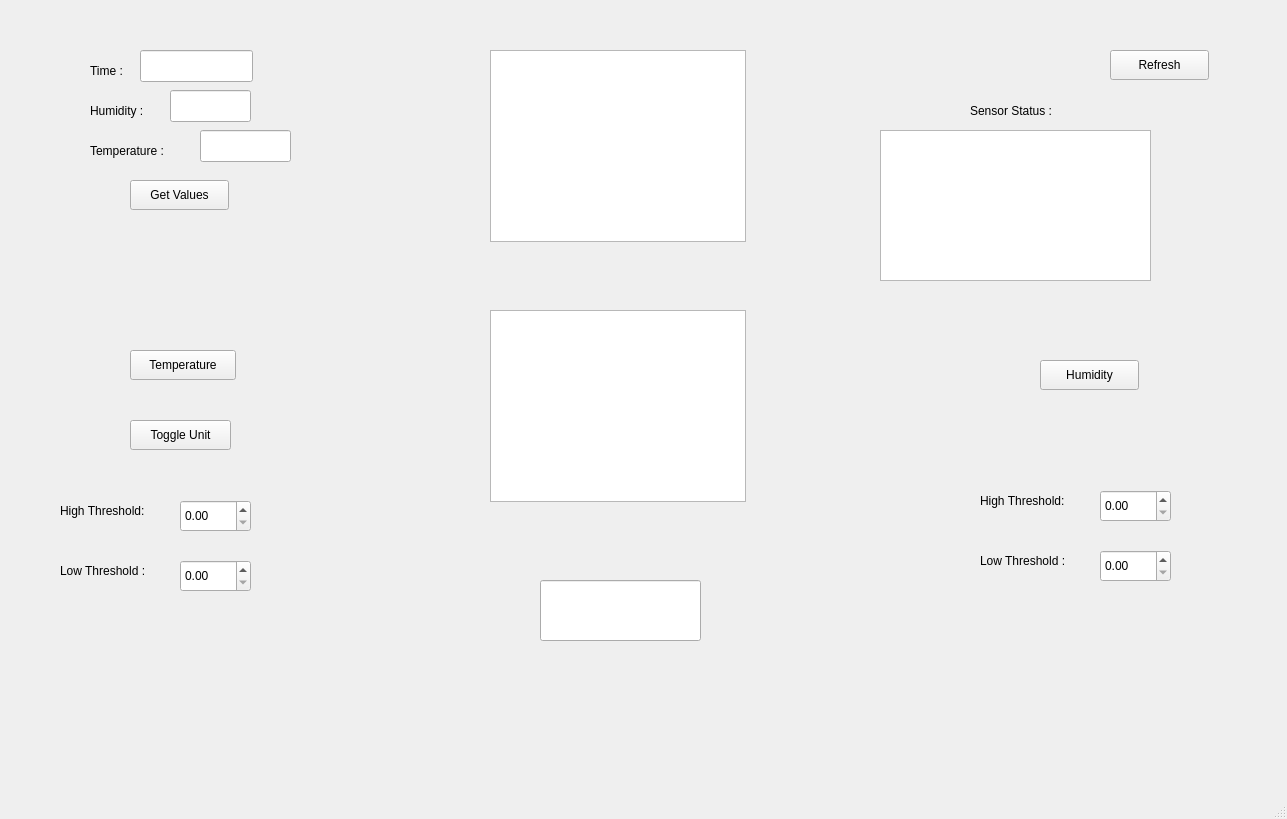
<?xml version="1.0" encoding="UTF-8"?>
<ui version="4.0">
 <class>MainWindow</class>
 <widget class="QMainWindow" name="MainWindow">
  <property name="geometry">
   <rect>
    <x>0</x>
    <y>0</y>
    <width>1287</width>
    <height>819</height>
   </rect>
  </property>
  <property name="minimumSize">
   <size>
    <width>1287</width>
    <height>819</height>
   </size>
  </property>
  <property name="windowTitle">
   <string>MainWindow</string>
  </property>
  <property name="styleSheet">
   <string notr="true"/>
  </property>
  <widget class="QWidget" name="centralwidget">
   <widget class="QPushButton" name="getvalb">
    <property name="geometry">
     <rect>
      <x>130</x>
      <y>180</y>
      <width>99</width>
      <height>30</height>
     </rect>
    </property>
    <property name="text">
     <string>Get Values</string>
    </property>
   </widget>
   <widget class="QLabel" name="Humlabel">
    <property name="geometry">
     <rect>
      <x>90</x>
      <y>100</y>
      <width>71</width>
      <height>22</height>
     </rect>
    </property>
    <property name="text">
     <string>Humidity : </string>
    </property>
    <property name="textFormat">
     <enum>Qt::AutoText</enum>
    </property>
   </widget>
   <widget class="QLabel" name="templabel">
    <property name="geometry">
     <rect>
      <x>90</x>
      <y>140</y>
      <width>101</width>
      <height>22</height>
     </rect>
    </property>
    <property name="text">
     <string>Temperature :</string>
    </property>
   </widget>
   <widget class="QDoubleSpinBox" name="HTtempscroll">
    <property name="geometry">
     <rect>
      <x>180</x>
      <y>500</y>
      <width>71</width>
      <height>32</height>
     </rect>
    </property>
    <property name="styleSheet">
     <string notr="true">font: 75 italic 12pt &quot;PibotoLt&quot;;
font: 12pt &quot;PibotoLt&quot;;</string>
    </property>
   </widget>
   <widget class="QDoubleSpinBox" name="LTtempscroll">
    <property name="geometry">
     <rect>
      <x>180</x>
      <y>560</y>
      <width>71</width>
      <height>32</height>
     </rect>
    </property>
   </widget>
   <widget class="QLabel" name="HTtemp">
    <property name="geometry">
     <rect>
      <x>60</x>
      <y>500</y>
      <width>111</width>
      <height>22</height>
     </rect>
    </property>
    <property name="text">
     <string>High Threshold:</string>
    </property>
   </widget>
   <widget class="QLabel" name="LTtemp">
    <property name="geometry">
     <rect>
      <x>60</x>
      <y>560</y>
      <width>111</width>
      <height>22</height>
     </rect>
    </property>
    <property name="text">
     <string>Low Threshold :</string>
    </property>
   </widget>
   <widget class="QLabel" name="LTtemp_2">
    <property name="geometry">
     <rect>
      <x>980</x>
      <y>550</y>
      <width>111</width>
      <height>22</height>
     </rect>
    </property>
    <property name="text">
     <string>Low Threshold :</string>
    </property>
   </widget>
   <widget class="QDoubleSpinBox" name="HThumscroll">
    <property name="geometry">
     <rect>
      <x>1100</x>
      <y>490</y>
      <width>71</width>
      <height>32</height>
     </rect>
    </property>
   </widget>
   <widget class="QDoubleSpinBox" name="LThumscroll">
    <property name="geometry">
     <rect>
      <x>1100</x>
      <y>550</y>
      <width>71</width>
      <height>32</height>
     </rect>
    </property>
   </widget>
   <widget class="QLabel" name="HThum">
    <property name="geometry">
     <rect>
      <x>980</x>
      <y>490</y>
      <width>111</width>
      <height>22</height>
     </rect>
    </property>
    <property name="text">
     <string>High Threshold:</string>
    </property>
   </widget>
   <widget class="QPushButton" name="tempbutton">
    <property name="geometry">
     <rect>
      <x>130</x>
      <y>350</y>
      <width>106</width>
      <height>30</height>
     </rect>
    </property>
    <property name="text">
     <string>Temperature</string>
    </property>
   </widget>
   <widget class="QPushButton" name="humbutton">
    <property name="geometry">
     <rect>
      <x>1040</x>
      <y>360</y>
      <width>99</width>
      <height>30</height>
     </rect>
    </property>
    <property name="text">
     <string>Humidity</string>
    </property>
   </widget>
   <widget class="QGraphicsView" name="Temperaturegraph">
    <property name="geometry">
     <rect>
      <x>490</x>
      <y>50</y>
      <width>256</width>
      <height>192</height>
     </rect>
    </property>
   </widget>
   <widget class="QGraphicsView" name="Humiditygraph">
    <property name="geometry">
     <rect>
      <x>490</x>
      <y>310</y>
      <width>256</width>
      <height>192</height>
     </rect>
    </property>
   </widget>
   <widget class="QPushButton" name="refb">
    <property name="geometry">
     <rect>
      <x>1110</x>
      <y>50</y>
      <width>99</width>
      <height>30</height>
     </rect>
    </property>
    <property name="text">
     <string>Refresh</string>
    </property>
   </widget>
   <widget class="QLineEdit" name="humval">
    <property name="geometry">
     <rect>
      <x>170</x>
      <y>90</y>
      <width>81</width>
      <height>32</height>
     </rect>
    </property>
   </widget>
   <widget class="QLineEdit" name="tempval">
    <property name="geometry">
     <rect>
      <x>200</x>
      <y>130</y>
      <width>91</width>
      <height>32</height>
     </rect>
    </property>
   </widget>
   <widget class="QLineEdit" name="Alarm">
    <property name="geometry">
     <rect>
      <x>540</x>
      <y>580</y>
      <width>161</width>
      <height>61</height>
     </rect>
    </property>
   </widget>
   <widget class="QLineEdit" name="lineEdit">
    <property name="geometry">
     <rect>
      <x>140</x>
      <y>50</y>
      <width>113</width>
      <height>32</height>
     </rect>
    </property>
   </widget>
   <widget class="QLabel" name="label">
    <property name="geometry">
     <rect>
      <x>90</x>
      <y>60</y>
      <width>68</width>
      <height>22</height>
     </rect>
    </property>
    <property name="text">
     <string>Time :</string>
    </property>
   </widget>
   <widget class="QPushButton" name="ctof">
    <property name="geometry">
     <rect>
      <x>130</x>
      <y>420</y>
      <width>101</width>
      <height>30</height>
     </rect>
    </property>
    <property name="text">
     <string>Toggle Unit</string>
    </property>
   </widget>
   <widget class="QPlainTextEdit" name="statusedit">
    <property name="geometry">
     <rect>
      <x>880</x>
      <y>130</y>
      <width>271</width>
      <height>151</height>
     </rect>
    </property>
   </widget>
   <widget class="QLabel" name="statuslabel">
    <property name="geometry">
     <rect>
      <x>970</x>
      <y>100</y>
      <width>111</width>
      <height>22</height>
     </rect>
    </property>
    <property name="text">
     <string>Sensor Status :</string>
    </property>
   </widget>
  </widget>
  <widget class="QStatusBar" name="statusbar"/>
 </widget>
 <resources/>
 <connections/>
</ui>
